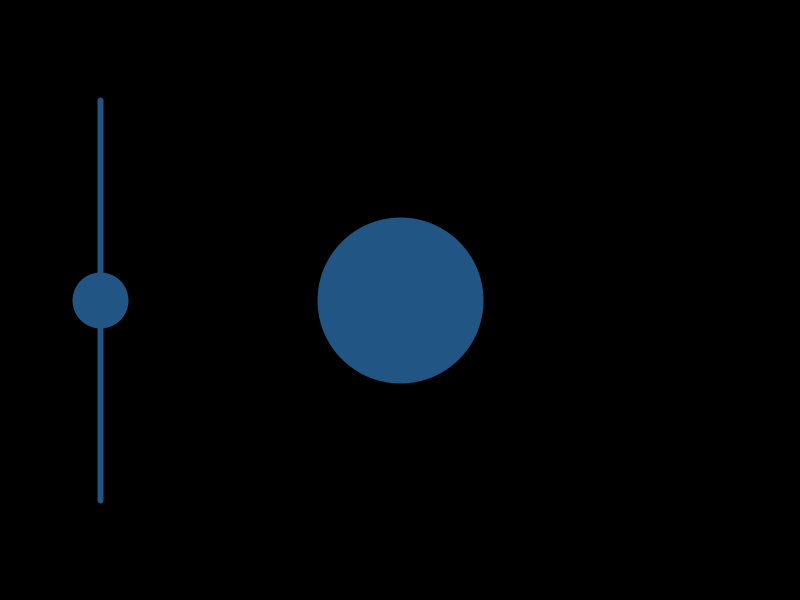
Frame 1 (no input)
Frame 60 (the mouse pressed at the canvas centre just before this capture): identical to frame 1, image omitted
Frame 120 (the mouse held since frame 60 and released just before this capture): identical to frame 1, image omitted

The Processing sketch that drew this single still picture (run headless with seeded random() and noise(); from frame 60 on, the mouse is pressed at the canvas centre):

// Processing sketch: Apr_2nd
// ── Apr_2nd.pde
//palette of colors
color lemon       = #FCF5C7;
color lightBlue   = #AECEEA;
color mediumBlue  = #7DB1DE;
color darkBlue    = #317FC4;
color darkestBlue = #215583;

float sliderY; 


void setup() {
  size(800, 600);
  strokeWeight(6);
  stroke(darkestBlue);
  fill(darkestBlue); 
  sliderY = 300;
}

void draw() {
  background(0);
  
  line(100, 100, 100, 500); 
  circle(100, sliderY, 50); 
  
  float diameter = map(sliderY, 100, 500, 20, 300); 
  ellipse( 400, 300, diameter, diameter); 
}
  
void mouseDragged() {
  controlSlider(); 
}

void mouseReleased () {
  controlSlider(); 
}

void controlSlider() {
  if (mouseY > 100 && mouseY < 500 && mouseX > 75 && mouseX <125) {
    sliderY = mouseY;
}
}
